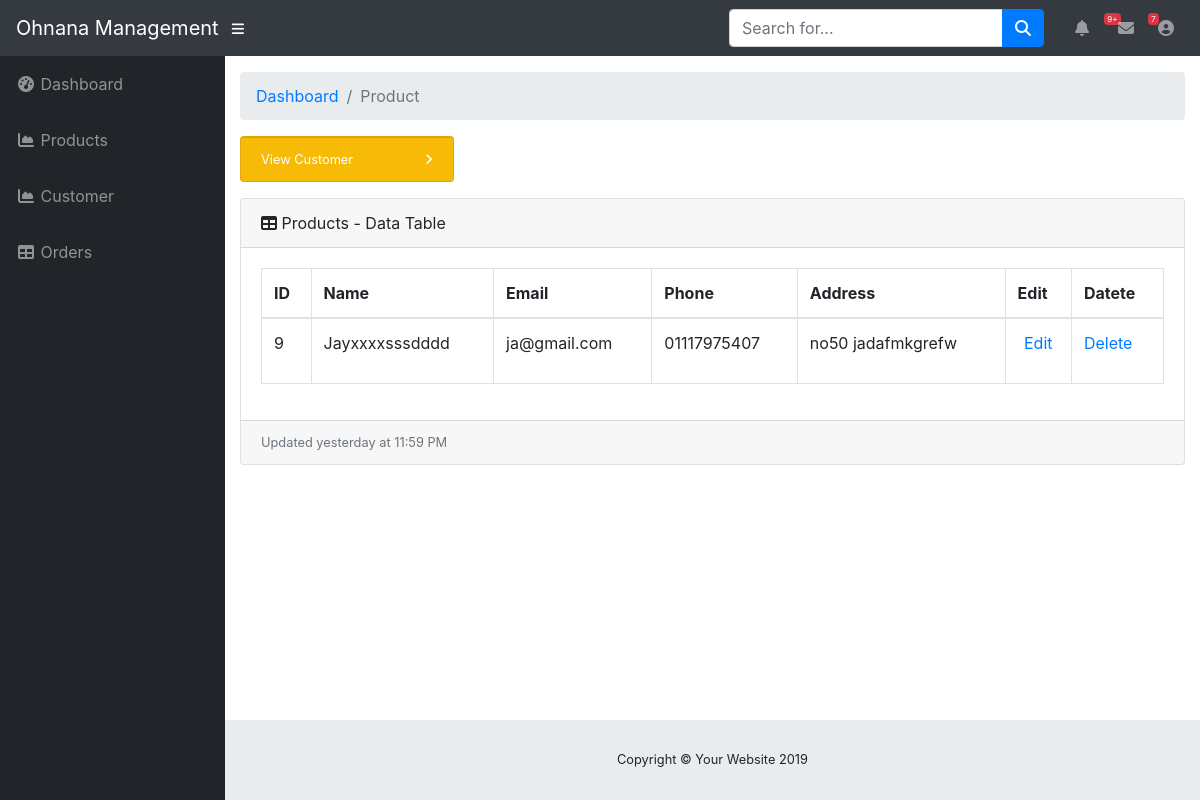
The page /admin/admin-customer.php (signed in) on the database its author committed.
### tables this page shows
CREATE TABLE `user` (
  `id` int(100) UNSIGNED NOT NULL,
  `name` varchar(100) NOT NULL,
  `email` varchar(100) NOT NULL,
  `phone` varchar(11) NOT NULL,
  `address` varchar(250) NOT NULL,
  `password` varchar(250) NOT NULL
);

### admin/admin-customer.php (the view, shortened to what this page needs)
<?php
if(!isset($_SESSION['email'])){
header("Location: index.php");
}
else
{
?>
<!DOCTYPE html>
<html lang="en">
<head>
  <link href="vendor/fontawesome-free/css/all.min.css" rel="stylesheet" type="text/css">
  <link href="vendor/datatables/dataTables.bootstrap4.css" rel="stylesheet">
  <link href="css/sb-admin.css" rel="stylesheet">
</head>
<body id="page-top">
  <nav class="navbar navbar-expand navbar-dark bg-dark static-top">
    <a class="navbar-brand mr-1" href="indexz.php">Ohnana Management</a>
    <button class="btn btn-link btn-sm text-white order-1 order-sm-0" id="sidebarToggle" href="#">
      <i class="fas fa-bars"></i>
    </button>
    <form class="d-none d-md-inline-block form-inline ml-auto mr-0 mr-md-3 my-2 my-md-0">
      <div class="input-group">
        <input type="text" class="form-control" placeholder="Search for..." aria-label="Search" aria-describedby="basic-addon2">
        <div class="input-group-append">
          <button class="btn btn-primary" type="button">
            <i class="fas fa-search"></i>
          </button>
        </div>
      </div>
    </form>
    <ul class="navbar-nav ml-auto ml-md-0">
      <li class="nav-item dropdown no-arrow mx-1">
        <a class="nav-link dropdown-toggle" href="#" id="alertsDropdown" role="button" data-toggle="dropdown" aria-haspopup="true" aria-expanded="false">
          <i class="fas fa-bell fa-fw"></i>
          <span class="badge badge-danger">9+</span>
        </a>
      </li>
      <li class="nav-item dropdown no-arrow mx-1">
        <a class="nav-link dropdown-toggle" href="#" id="messagesDropdown" role="button" data-toggle="dropdown" aria-haspopup="true" aria-expanded="false">
          <i class="fas fa-envelope fa-fw"></i>
          <span class="badge badge-danger">7</span>
        </a>
      </li>
      <li class="nav-item dropdown no-arrow">
        <a class="nav-link dropdown-toggle" href="#" id="userDropdown" role="button" data-toggle="dropdown" aria-haspopup="true" aria-expanded="false">
          <i class="fas fa-user-circle fa-fw"></i>
        </a>
      </li>
    </ul>
  </nav>
  <div id="wrapper">
    <ul class="sidebar navbar-nav">
      <li class="nav-item">
        <a class="nav-link" href="indexz.php">
          <i class="fas fa-fw fa-tachometer-alt"></i>
          <span>Dashboard</span>
        </a>
      </li>
      <li class="nav-item">
        <a class="nav-link" href="admin-menu.php">
          <i class="fas fa-fw fa-chart-area"></i>
          <span>Products</span></a>
      </li>
      <li class="nav-item">
        <a class="nav-link" href="admin-customer.php">
          <i class="fas fa-fw fa-chart-area"></i>
          <span>Customer</span></a>
      </li>
      <li class="nav-item">
        <a class="nav-link" href="admin-order.php">
          <i class="fas fa-fw fa-table"></i>
          <span>Orders</span></a>
      </li>
    </ul>
    <div id="content-wrapper">
      <div class="container-fluid">
        <ol class="breadcrumb">
          <li class="breadcrumb-item">
            <a href="index.html">Dashboard</a>
          </li>
          <li class="breadcrumb-item active">Product</li>
        </ol>
<div class="row">
          <div class="col-xl-3 col-sm-6 mb-3">
            <div class="card text-white bg-warning o-hidden h-100">
              <a class="card-footer text-white clearfix small z-1" href="admin-customer.php">
                <span class="float-left">View Customer</span>
                <span class="float-right">
                  <i class="fas fa-angle-right"></i>
                </span>
              </a>
            </div>
          </div>
        </div>
       <div class="card mb-3">
          <div class="card-header">
            <i class="fas fa-table"></i>
            Products - Data Table</div>
          <div class="card-body">
            <div class="table-responsive">
              <table class="table table-bordered" id="dataTable" width="100%" cellspacing="0">
  <thead>
      <tr>
        <th>ID</th>
        <th>Name</th>
        <th>Email </th>
        <th>Phone</th>
        <th>Address</th>
        <th>Edit</th>
        <th>Datete</th>
      </tr>
  </thead>
  <tbody>
      <?php
      require_once ('mysql_connect.php');
      $res=mysqli_query($dbc,"SELECT * from user");
      while($row=mysqli_fetch_array($res))
      {
        ?>
          <tr>
          <td><?php echo $row['id']; ?></td>
          <td><?php echo $row['name']; ?></td>
          <td><?php echo $row['email']; ?></td>
           <td><?php echo $row['phone']; ?></td>
           <td><?php echo $row['address']; ?></td>
    <td class="text-left"><?php echo'<center><a href="edit_menuCust.php?id=' . $row ['id'] . '">
    <center>'?>Edit</td>
    <td><?php echo '<center><a href="delCust.php?id=' . $row ['id'] . '" onclick = "return deleteOrder (' . $row['id'] . ');">
          </center>' ?> Delete</p></td>
          </tr>
          <?php
      }
      ?>
      </tbody>
      </table>
      </div>
    </div>
<div class="card-footer small text-muted">Updated yesterday at 11:59 PM</div>
        </div>
</nav><br/><br/><br/><br/>
      </body></html>
      <?php
      }
      ?>
      <footer class="sticky-footer">
        <div class="container my-auto">
          <div class="copyright text-center my-auto">
            <span>Copyright © Your Website 2019</span>
          </div>
        </div>
      </footer>
</body>
</html>

### rows shown on the page
user: id "9", name "Jayxxxxsssdddd", email "ja@gmail.com", phone "01117975407", address "no50 jadafmkgrefw"
